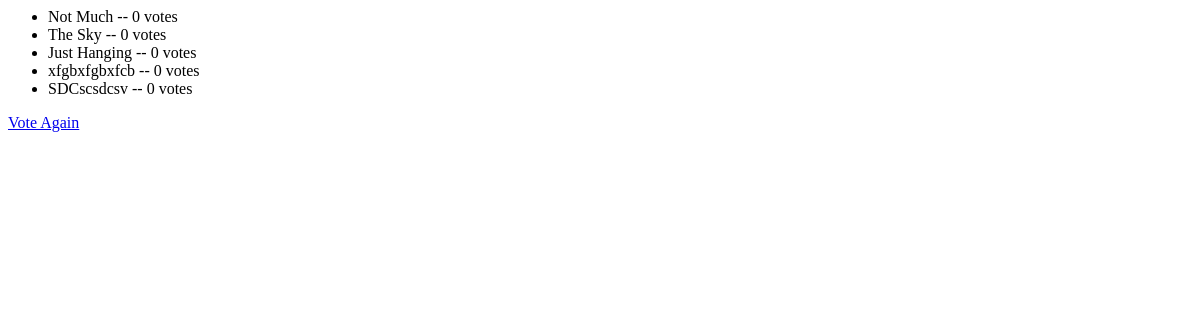
The page /polls/1/result on the database as committed earlier.
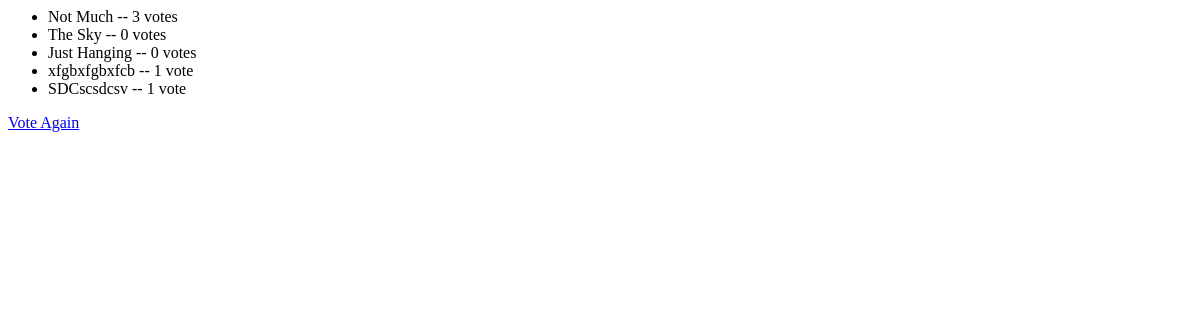
The same page on the database as committed later.
### polls/models.py (models this page shows, shortened)
class Choice(models.Model)	:
	question = models.ForeignKey(Question)
	choice_text = models.CharField(max_length=200)
	votes = models.IntegerField(default=0)

### polls/views.py (the view)
# urls.py: url(r'^(?P<pk>[0-9]+)/result$',views.ResultsView.as_view(), name='results'),
class ResultsView(generic.DetailView):
	model = Question
	template_name = 'polls/results.html'

### polls/templates/polls/results.html (shortened to what this page needs)
<ul>
{% for choice in question.choice_set.all %}
<li> {{ choice.choice_text}}  -- {{ choice.votes }}  vote{{ choice.votes|pluralize }} </li>
{%  endfor %}
</ul>
<a href="{%  url 'polls:detail' question.id %}" > Vote Again</a>

Rows that differ between the two databases and show on the page:
changed Choice "Not Much": votes "0" → "3"
changed Choice "xfgbxfgbxfcb": votes "0" → "1"
changed Choice "SDCscsdcsv": votes "0" → "1"
